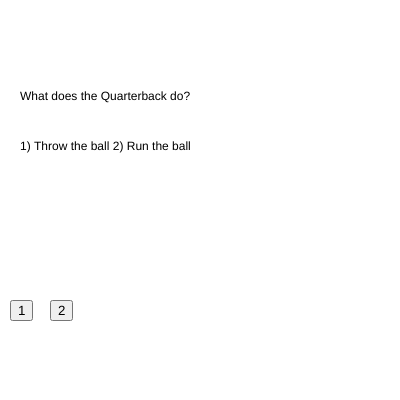
Frame 1 (no input)
Frame 60 (no input): identical to frame 1, image omitted
Frame 120 (the mouse pressed at the canvas centre since frame 60): identical to frame 1, image omitted

The p5.js sketch that drew this single still picture (run headless with seeded random() and noise() and a simulated clock; from frame 60 on, the mouse is pressed at the canvas centre):

// p5.js sketch
// ── sketch.js
var options = ["1) Throw the ball 2) Run the ball","1) 7 points 2) 6 points","1) 5 rings 2) 6 rings","1) 3 points 2) 2 points","1) Eagles there no other correct answer 2) Browns","1) Roger Godell 2)Jake Peralta", "1) Wednesday 2)Sunday"," 1)30 2)32","1) San Fran 2) Miami", "1) the best team on Earth the Philadelphia Eagles 2)The second worst team in the NFL the Patriots"];
var answers = [0,1,1,1,0,0,1,1,1,0];
var questions = ["What does the Quarterback do?","How many points is a touchdown?","How many rings does Tom Brady have?","How many points is a saftey?", "Who is the best team in the NFL?","Who is the commissioner of the NFL?","What day do most teams play?","How many teams are in the NFL?","What city does the Dolphins play for?","Who won the 2018 superbowl?"];

var buttons = [];

var currentQuestion = 0;

var currentOption = -1;

var answerText = "";

function setup() {
  // put setup code here
  createCanvas(400,400);


  buttons[0] = createButton("1");
  buttons[0].position(10,300);
  buttons[0].mousePressed(function(){
    currentOption = 0;
  });// end of mousePressed

  buttons[1] = createButton("2");
  buttons[1].position(50,300);
  buttons[1].mousePressed(function(){
    currentOption = 1;
  });


}

function draw() {
  // put drawing code here
background(255);
background(255);
text(questions[currentQuestion], 20,100);
text(options[currentQuestion], 20,150);

text(answerText, 20,200);

//if currentOption is not equal to -1
if(currentOption != -1){
  //do something if currentOption is not equal to -1
if(currentOption == answers[currentQuestion]){
  console.log("correct");
  answerText = "correct";

  currentQuestion = currentQuestion + 1;

  if(currentQuestion == questions.length){
    currentQuestion = 0;
  }
}
else{
  console.log("incorrect");
  answerText = "incorrect"

}
}
}
